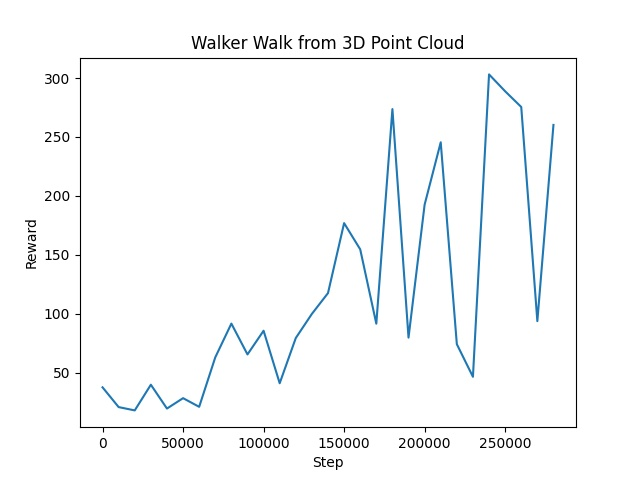

Generate this figure with Python:
import matplotlib.pyplot as plt

filename = "./experiments/exp_walker_walk_walker_walk_difficulty=easy_delta_source=0.2_delta_target=-0.25/lail_cl_multiset_apply_aug=CL-Q_aug_type=brightness_CL_data_type=agent_2025.02.21/0854_CL_data_type=agent,agent=lail_cl_multiset,apply_aug=CL-Q,aug_type=brightness,batch_size=64,delta_source=0.2,delta_target=-0.25,depth_flag=True,device=cuda:1,difficulty=easy,task_agent=walker_walk,task_expert=walker_walk/eval.csv"

rewards = []
steps = []

with open(filename, "r") as file:

    for i, line in enumerate(file.readlines()):

        line = line.split(",")

        if i == 0:
            continue
        reward = line[2]
        step = line[4]

        rewards.append(float(reward))
        steps.append(float(step))

plt.figure()
plt.plot(steps, rewards)
plt.xlabel("Step")
plt.ylabel("Reward")
plt.title("Walker Walk from 3D Point Cloud")
plt.savefig("plot.jpg")
